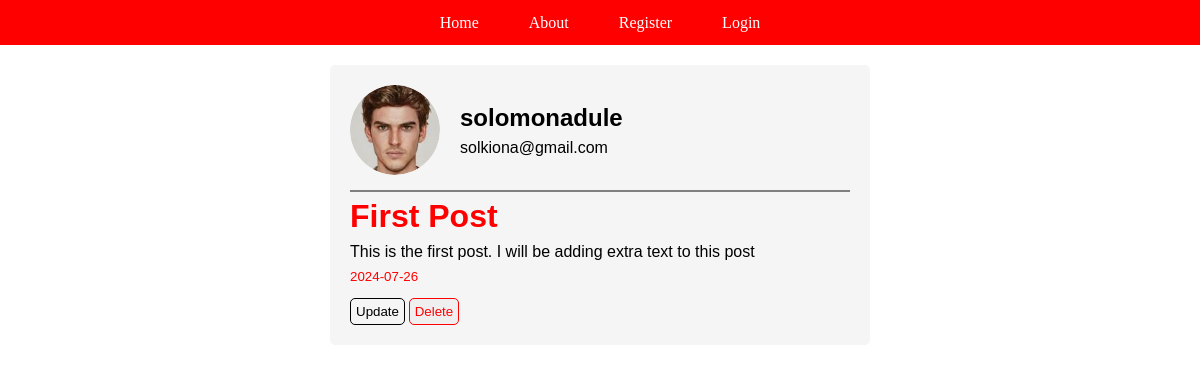
/post/1, run on the app's committed database.
### flaskblog/models.py (models this page shows, shortened)
class User(db.Model, UserMixin):
    id = db.Column(db.Integer, primary_key=True)
    username = db.Column(db.String(20), unique=True, nullable=False)
    email = db.Column(db.String(120), unique=True, nullable=False)
    image_file = db.Column(db.String(20),  nullable=False, default='default.jpg')
    password = db.Column(db.String(60), nullable=False)
    posts = db.relationship('Post', backref='author', lazy=True)

class Post(db.Model):
    id = db.Column(db.Integer, primary_key=True)
    title = db.Column(db.String(100), nullable=False)
    date_posted = db.Column(db.DateTime, nullable=False, default=datetime.utcnow )
    content = db.Column(db.Text, nullable=False)
    user_id = db.Column(db.Integer, db.ForeignKey('user.id'), nullable=False)

### flaskblog/routes.py (the view)
@app.route('/post/<post_id>', methods=['GET', 'POST'])
def post(post_id):
    post = Post.query.get_or_404(post_id)
    return render_template('post.html', title=post.title, post=post)

### flaskblog/templates/post.html
{%extends 'layout.html'%}
{%block content%}
        <div id='post_content'>
                <div style="display: flex; gap: 20px;align-items: center">
                                <div id='image_file'>
                                        <img id="profile_pix" src="{{url_for('static', filename='profile_pix/' + post.author.image_file)}}">
                                </div>
                                <div>
                                        <h2> {{
                                        post.author.username
                                        }}</h2>
                                        <p class="text-secondary">
                                        {{
                                                post.author.email
                                        }}
                                        </p>
                                </div>
                        </div>
                        <hr class="separator">
                        <h1  style="color: red;"> {{post.title}}</h1>
                        <p>{{post.content}}</p>
                        <small style="color:red;">{{post.date_posted.strftime('%Y-%m-%d')}}
                           <div id="del_update">
                                <a href="{{url_for('update_post', post_id=post.id)}}">Update</a>
                                <form id="delete" action="{{url_for('delete_post', post_id=post.id)}}" method='post'>
                                    <input type="submit"  value="Delete">
                                </form>
                           </div>
                        </small>
        </div>
{%endblock content%}

### flaskblog/static/css/styles.css (style rules this page uses)
* { margin: 0; padding: 0; }
a { text-decoration: none; color: white; }
#image_file { height: 90px; width: 90px; border-radius: 50%; display: flex; justify-content: center; align-items: center; overflow: hidden; }
#profile_pix { border-radius: 50%; z-index: 1; height: 90px; }
#post_content { background-color: whitesmoke ; border-radius: 5px; padding: 20px; width: 500px; margin: auto; margin-top: 20px; font-family:Arial, Helvetica, sans-serif; line-height: 1.5; }
.separator { margin-top: 15px; border: 1px solid grey; }
#del_update > a:nth-child(1) { color: black; border: 1px solid black; padding: 5px; border-radius: 5px; }
#del_update { margin-top: 10px; gap: 10px; }
#delete { display: inline; }
#delete >input { box-sizing: content-box; color: red; border: 1px solid red; padding: 5px; border-radius: 5px; margin-right: 5px; display: inline; }

### data on the page
User: image_file (picture), author.username "solomonadule", author.email "solkiona@gmail.com"
Post: title "First Post", content "This is the first post. I will be adding extra text to this post", date_posted "2024-07-26"
